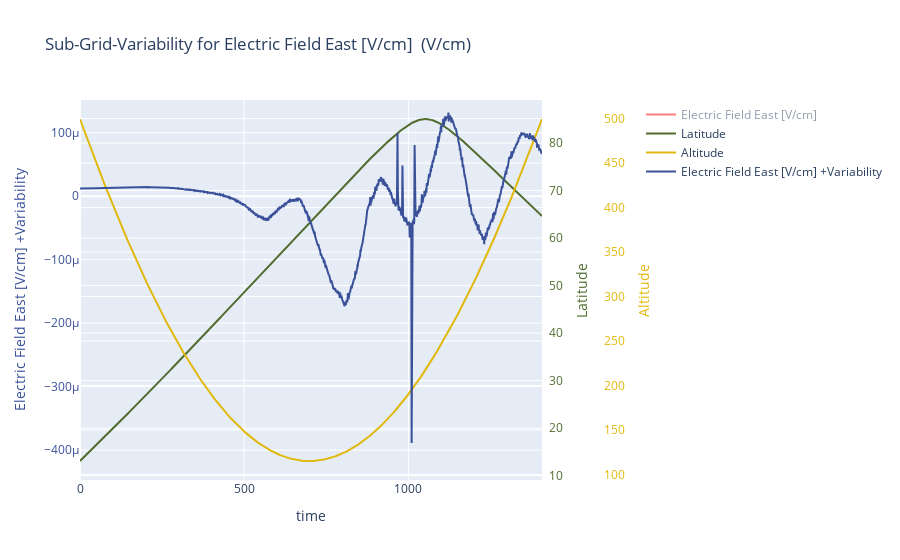
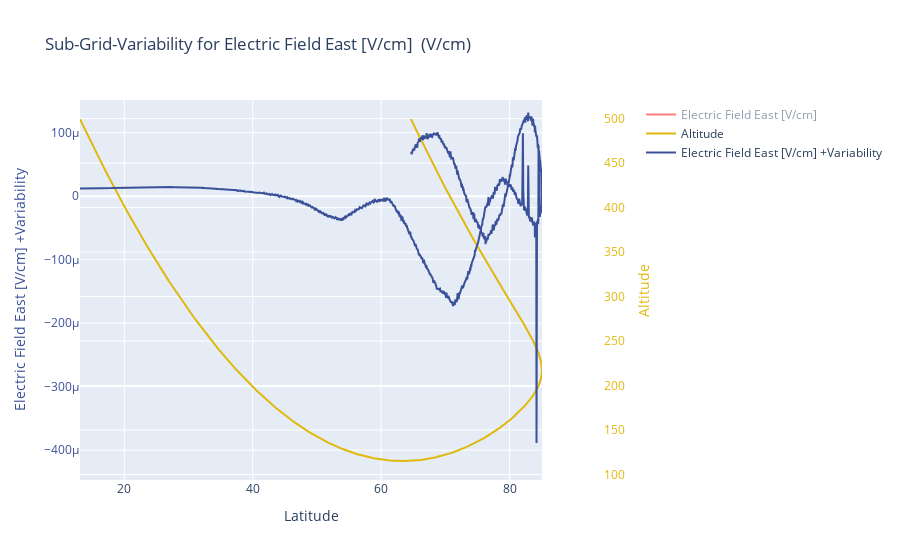
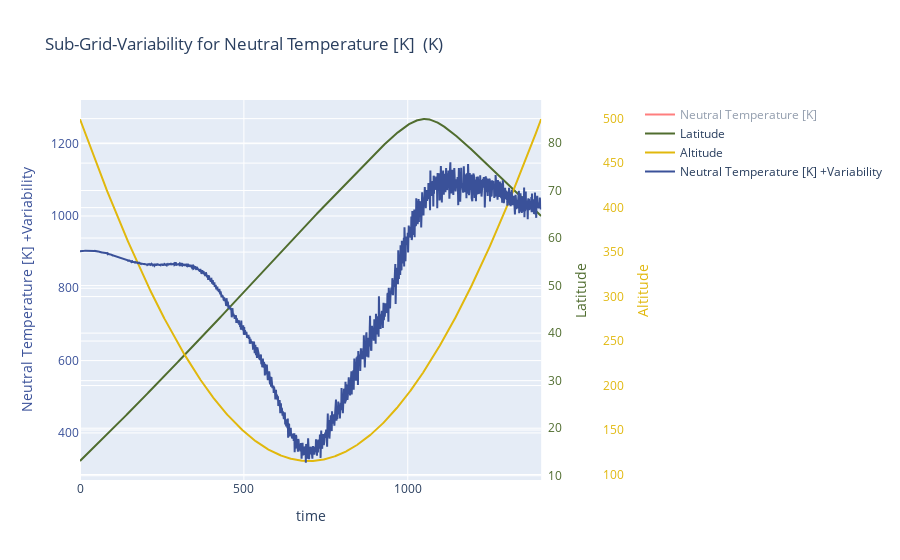
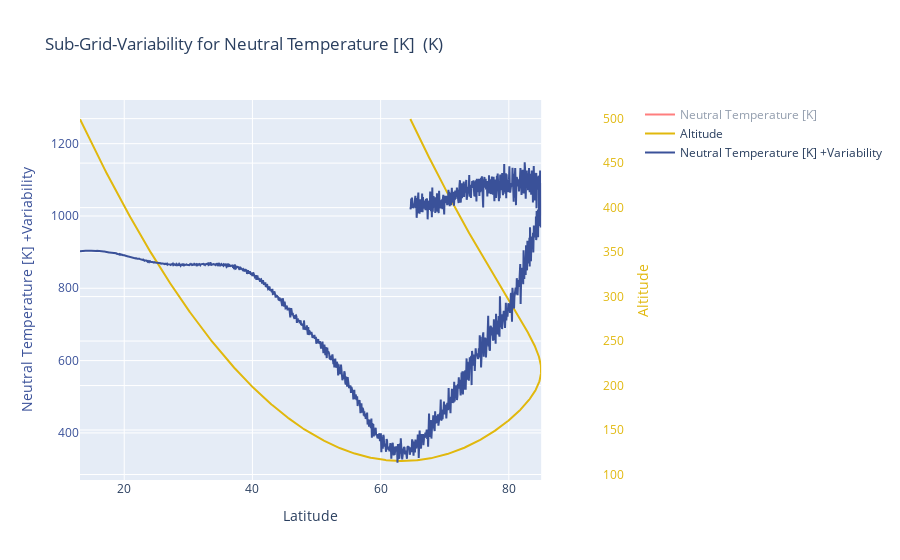

The notebook cell saved with these charts, in order:
### Markdown cell above
## A sample call to the Interpolation Module:

### Code cell
LoadGUI()

### Figure 1 — Plotly figure (JSON) as saved in the notebook; plotly's stock layout.template omitted (floating-point values rounded to 4 significant figures; data arrays with more than 128 entries replaced by an {"elided": "..."} marker saying what was removed)
{"data": [{"marker": {"color": "red", "size": 1}, "name": "Electric Field East [V/cm] ", "type": "scatter", "visible": "legendonly", "x": {"elided": "1408 int values"}, "y": {"elided": "1408 float values"}}, {"marker": {"color": "#506d2f", "size": 2}, "name": "Latitude", "type": "scatter", "x": {"elided": "1408 int values"}, "y": {"elided": "1408 float values"}, "yaxis": "y2"}, {"marker": {"color": "#e1b80d", "size": 2}, "name": "Altitude", "type": "scatter", "x": {"elided": "1408 int values"}, "y": {"elided": "1408 float values"}, "yaxis": "y3"}, {"marker": {"color": "#3a5199", "size": 3}, "name": "Electric Field East [V/cm] +Variability", "type": "scatter", "x": {"elided": "1408 int values"}, "y": {"elided": "1408 float values"}, "yaxis": "y4"}], "layout": {"title": {"text": "Sub-Grid-Variability for Electric Field East [V/cm]  (V/cm)"}, "xaxis": {"domain": [0, 0.84], "title": {"text": "time"}}, "yaxis": {"anchor": "free", "range": [-0.000447, 0.0001514], "title": {"font": {"color": "red"}, "text": ""}, "visible": false}, "yaxis2": {"anchor": "free", "overlaying": "y", "position": 0.85, "side": "right", "tickfont": {"color": "#506d2f"}, "title": {"font": {"color": "#506d2f"}, "text": "Latitude"}}, "yaxis3": {"anchor": "free", "overlaying": "y", "position": 0.95, "side": "right", "tickfont": {"color": "#e1b80d"}, "title": {"font": {"color": "#e1b80d"}, "text": "Altitude"}}, "yaxis4": {"overlaying": "y", "range": [-0.000447, 0.0001514], "tickfont": {"color": "#3a5199"}, "title": {"font": {"color": "#3a5199"}, "text": "Electric Field East [V/cm] +Variability"}}}}

### Figure 2 — Plotly figure (JSON) as saved in the notebook; plotly's stock layout.template omitted (floating-point values rounded to 4 significant figures; data arrays with more than 128 entries replaced by an {"elided": "..."} marker saying what was removed)
{"data": [{"marker": {"color": "red", "size": 1}, "name": "Electric Field East [V/cm] ", "type": "scatter", "visible": "legendonly", "x": {"elided": "1408 float values"}, "y": {"elided": "1408 float values"}}, {"marker": {"color": "#e1b80d", "size": 2}, "name": "Altitude", "type": "scatter", "x": {"elided": "1408 float values"}, "y": {"elided": "1408 float values"}, "yaxis": "y2"}, {"marker": {"color": "#3a5199", "size": 3}, "name": "Electric Field East [V/cm] +Variability", "type": "scatter", "x": {"elided": "1408 float values"}, "y": {"elided": "1408 float values"}, "yaxis": "y3"}], "layout": {"title": {"text": "Sub-Grid-Variability for Electric Field East [V/cm]  (V/cm)"}, "xaxis": {"domain": [0, 0.84], "title": {"text": "Latitude"}}, "yaxis": {"anchor": "free", "range": [-0.000447, 0.0001514], "title": {"font": {"color": "red"}, "text": ""}, "visible": false}, "yaxis2": {"anchor": "free", "overlaying": "y", "position": 0.95, "side": "right", "tickfont": {"color": "#e1b80d"}, "title": {"font": {"color": "#e1b80d"}, "text": "Altitude"}}, "yaxis3": {"overlaying": "y", "range": [-0.000447, 0.0001514], "tickfont": {"color": "#3a5199"}, "title": {"font": {"color": "#3a5199"}, "text": "Electric Field East [V/cm] +Variability"}}}}

### Figure 3 — Plotly figure (JSON) as saved in the notebook; plotly's stock layout.template omitted (floating-point values rounded to 4 significant figures; data arrays with more than 128 entries replaced by an {"elided": "..."} marker saying what was removed)
{"data": [{"marker": {"color": "red", "size": 1}, "name": "Neutral Temperature [K] ", "type": "scatter", "visible": "legendonly", "x": {"elided": "1408 int values"}, "y": {"elided": "1408 float values"}}, {"marker": {"color": "#506d2f", "size": 2}, "name": "Latitude", "type": "scatter", "x": {"elided": "1408 int values"}, "y": {"elided": "1408 float values"}, "yaxis": "y2"}, {"marker": {"color": "#e1b80d", "size": 2}, "name": "Altitude", "type": "scatter", "x": {"elided": "1408 int values"}, "y": {"elided": "1408 float values"}, "yaxis": "y3"}, {"marker": {"color": "#3a5199", "size": 3}, "name": "Neutral Temperature [K] +Variability", "type": "scatter", "x": {"elided": "1408 int values"}, "y": {"elided": "1408 float values"}, "yaxis": "y4"}], "layout": {"title": {"text": "Sub-Grid-Variability for Neutral Temperature [K]  (K)"}, "xaxis": {"domain": [0, 0.84], "title": {"text": "time"}}, "yaxis": {"anchor": "free", "range": [269.7, 1321.0], "title": {"font": {"color": "red"}, "text": ""}, "visible": false}, "yaxis2": {"anchor": "free", "overlaying": "y", "position": 0.85, "side": "right", "tickfont": {"color": "#506d2f"}, "title": {"font": {"color": "#506d2f"}, "text": "Latitude"}}, "yaxis3": {"anchor": "free", "overlaying": "y", "position": 0.95, "side": "right", "tickfont": {"color": "#e1b80d"}, "title": {"font": {"color": "#e1b80d"}, "text": "Altitude"}}, "yaxis4": {"overlaying": "y", "range": [269.7, 1321.0], "tickfont": {"color": "#3a5199"}, "title": {"font": {"color": "#3a5199"}, "text": "Neutral Temperature [K] +Variability"}}}}

### Figure 4 — Plotly figure (JSON) as saved in the notebook; plotly's stock layout.template omitted (floating-point values rounded to 4 significant figures; data arrays with more than 128 entries replaced by an {"elided": "..."} marker saying what was removed)
{"data": [{"marker": {"color": "red", "size": 1}, "name": "Neutral Temperature [K] ", "type": "scatter", "visible": "legendonly", "x": {"elided": "1408 float values"}, "y": {"elided": "1408 float values"}}, {"marker": {"color": "#e1b80d", "size": 2}, "name": "Altitude", "type": "scatter", "x": {"elided": "1408 float values"}, "y": {"elided": "1408 float values"}, "yaxis": "y2"}, {"marker": {"color": "#3a5199", "size": 3}, "name": "Neutral Temperature [K] +Variability", "type": "scatter", "x": {"elided": "1408 float values"}, "y": {"elided": "1408 float values"}, "yaxis": "y3"}], "layout": {"title": {"text": "Sub-Grid-Variability for Neutral Temperature [K]  (K)"}, "xaxis": {"domain": [0, 0.84], "title": {"text": "Latitude"}}, "yaxis": {"anchor": "free", "range": [269.7, 1321.0], "title": {"font": {"color": "red"}, "text": ""}, "visible": false}, "yaxis2": {"anchor": "free", "overlaying": "y", "position": 0.95, "side": "right", "tickfont": {"color": "#e1b80d"}, "title": {"font": {"color": "#e1b80d"}, "text": "Altitude"}}, "yaxis3": {"overlaying": "y", "range": [269.7, 1321.0], "tickfont": {"color": "#3a5199"}, "title": {"font": {"color": "#3a5199"}, "text": "Neutral Temperature [K] +Variability"}}}}
